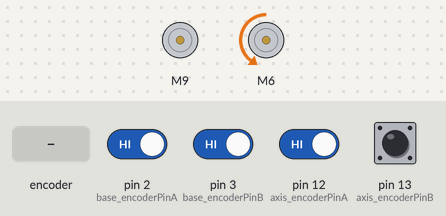
This sketch was run on a simulated Arduino Uno, built with avr-gcc and run on an emulated ATmega328P. Parts: 2 × DC motor (green arrow = forward, orange = backward, longer = faster). The test bench sets the inputs (shaded band); at power-on: pin 2 (base_encoderPinA), pin 3 (base_encoderPinB), pin 12 (axis_encoderPinA), pin 13 (axis_encoderPinB) HIGH. What the sketch prints to the serial monitor is not drawn.

Above: at 1.2 s.
1.3 s: rotary encoder on pin 2 (base_encoderPinA) / pin 3 (base_encoderPinB) turned 3 steps (first pin leading)
4.9 s: pin 12 (axis_encoderPinA) driven LOW
7.9 s: pin 13 (axis_encoderPinB) pulsed LOW 2 times (0.12 s each, 0.3 s apart)
11.5 s: pin 13 (axis_encoderPinB) pulsed LOW 5 times (0.12 s each, 0.3 s apart)
16.0 s: pin 13 (axis_encoderPinB) driven LOW
19.0 s: rotary encoder on pin 2 (base_encoderPinA) / pin 3 (base_encoderPinB) turned 2 steps (second pin leading)
Timing chart, 0 to 22.0 s (numbered marks = the images above; inputs shaded):
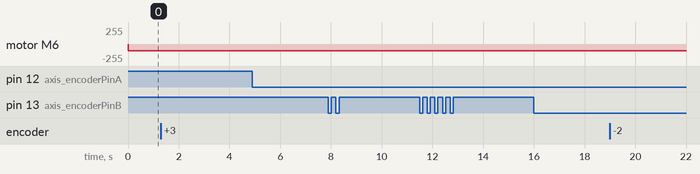

Measured:
- after the input at 1.3 s, every drawn part: stays the same
- after the input at 4.9 s, every drawn part: stays the same
- after the input at 7.9 s, every drawn part: stays the same
- after the input at 11.5 s, every drawn part: stays the same
- after the input at 16.0 s, every drawn part: stays the same
- after the input at 19.0 s, every drawn part: stays the same

The sketch:

encoder_ss.ino
```cpp
#include "CytronMotorDriver.h"
#include <PinChangeInterrupt.h>

const int base_encoderPinA = 2;
const int base_encoderPinB = 3;

const int axis_encoderPinA = 12;
const int axis_encoderPinB =13;

int base_encoderPosition = 0;
int base_lastEncoded = 0;
int base_encoderValue = 0;

int axis_encoderPosition = 0;
int axis_lastEncoded = 0;
int axis_encoderValue = 0;

float error_base = 0;
float setpoint_base = 0;
float integral_base = 0;
float derivative_base = 0;
float preError_base = 0;

float Kp_base = 0;
float Ki_base = 0;
float Kd_base = 0;
float PID_base = 0;

float error_axis = 0;
float setpoint_axis = 0;
float integral_axis = 0;
float derivative_axis = 0;
float preError_axis = 0;

float Kp_axis = 0;
float Ki_axis = 0;
float Kd_axis = 0;
float PID_axis = 0;


CytronMD motor1(PWM_DIR, 9, 8);
CytronMD motor2(PWM_DIR, 6, 7);


void setup() {
  pinMode(base_encoderPinA, INPUT);
  pinMode(base_encoderPinB, INPUT);
  pinMode(axis_encoderPinA, INPUT);
  pinMode(axis_encoderPinB, INPUT);

  digitalWrite(base_encoderPinA, HIGH);
  digitalWrite(base_encoderPinB, HIGH);
  digitalWrite(axis_encoderPinA, HIGH);
  digitalWrite(axis_encoderPinB, HIGH);

  attachInterrupt(digitalPinToInterrupt(base_encoderPinA), updateEncoder_base, CHANGE);
  attachInterrupt(digitalPinToInterrupt(base_encoderPinB), updateEncoder_base, CHANGE);

  attachPCINT(digitalPinToPCINT(axis_encoderPinA), updateEncoder_axis, CHANGE);
  attachPCINT(digitalPinToPCINT(axis_encoderPinB), updateEncoder_axis, CHANGE);

  Serial.begin(9600);
}

void loop() {
  setpoint_base = -1940;
  error_base = setpoint_base - base_encoderPosition;
  integral_base = error_base + integral_base;
  derivative_base = error_base - preError_base;
  preError_base = error_base;
  Kp_base = 1.5;
  Ki_base = 0;
  Kd_base = 0;
  PID_base = (Kp_base * error_base) + (Ki_base * integral_base) + (Kd_base * derivative_base);
  // PID_base=0;

  setpoint_axis = 0;
  error_axis = setpoint_axis - axis_encoderPosition;
  integral_axis = error_axis + integral_axis;
  derivative_axis = error_axis - preError_axis;
  preError_axis = error_axis;
  Kp_axis = 0.3;
  Ki_axis = 0;
  Kd_axis = 0;
  PID_axis = (Kp_axis * error_axis) + (Ki_axis * integral_axis) + (Kd_axis * derivative_axis);
 PID_axis=0;

  // PID_axis = constrain (PID_axis, -100, 100);
  PID_base = constrain (PID_base, -100, 100);

  motor1.setSpeed(0);
  motor2.setSpeed(PID_base);


  Serial.print("Position Base : ");
  Serial.print(base_encoderPosition);
  Serial.print("   Position axis : ");
  Serial.print(axis_encoderPosition);
  Serial.print("  error1 : ");
  Serial.print(error_base);
  // Serial.print("   Position axis : ");
  // Serial.print(axis_encoderPosition);
  Serial.println(" ");

}

void updateEncoder_base() {
  int MSB = digitalRead(base_encoderPinA);
  int LSB = digitalRead(base_encoderPinB);

  int base_encoded = (MSB << 1) | LSB;
  int sum = (base_lastEncoded << 2) | base_encoded;

  if (sum == 0b1101 || sum == 0b0100 || sum == 0b0010 || sum == 0b1011) base_encoderPosition++;
  if (sum == 0b1110 || sum == 0b0111 || sum == 0b0001 || sum == 0b1000) base_encoderPosition--;

  base_lastEncoded = base_encoded;
}


void updateEncoder_axis() {
  int MSB = digitalRead(axis_encoderPinA);
  int LSB = digitalRead(axis_encoderPinB);

  int axis_encoded = (MSB << 1) | LSB;
  int sum = ( axis_lastEncoded << 2) | axis_encoded;

  if (sum == 0b1101 || sum == 0b0100 || sum == 0b0010 || sum == 0b1011) axis_encoderPosition++;
  if (sum == 0b1110 || sum == 0b0111 || sum == 0b0001 || sum == 0b1000) axis_encoderPosition--;

  axis_lastEncoded=axis_encoded;
}
```
